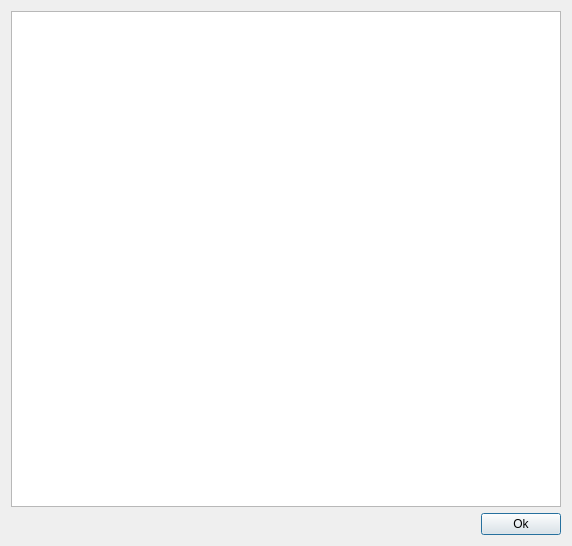
<?xml version="1.0" encoding="UTF-8"?>
<ui version="4.0">
 <class>LogWindow</class>
 <widget class="QDialog" name="LogWindow">
  <property name="geometry">
   <rect>
    <x>0</x>
    <y>0</y>
    <width>572</width>
    <height>546</height>
   </rect>
  </property>
  <property name="windowTitle">
   <string>Log</string>
  </property>
  <layout class="QVBoxLayout" name="verticalLayout">
   <item>
    <widget class="QTextBrowser" name="textBrowserLog"/>
   </item>
   <item>
    <layout class="QHBoxLayout" name="horizontalLayout">
     <item>
      <spacer name="horizontalSpacer">
       <property name="orientation">
        <enum>Qt::Horizontal</enum>
       </property>
       <property name="sizeHint" stdset="0">
        <size>
         <width>40</width>
         <height>20</height>
        </size>
       </property>
      </spacer>
     </item>
     <item>
      <widget class="QPushButton" name="pushButtonOk">
       <property name="text">
        <string>Ok</string>
       </property>
      </widget>
     </item>
    </layout>
   </item>
  </layout>
 </widget>
 <resources/>
 <connections/>
</ui>
